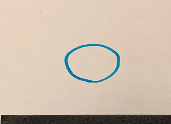
#> input picture proj/firstbox.png, 171 x 124 px
$ python threshold.py
#> lines starting #> are read from the running program, lines starting #| are printed output that depends on the picture
# Python programe to illustrate
# simple thresholding type on an image

# organizing imports
import cv2
import numpy as np

# path to input image is specified and
# image is loaded with imread command
image1 = cv2.imread('firstbox.png') #1st box
#> image1 is the input picture: shape (124, 171, 3); mean B, G, R 173.4, 189.5, 205.4
image1 = cv2.resize(image1, (600, 600))
#> image1: shape (600, 600, 3)

image2 = cv2.imread('secondbox.png') #2nd box
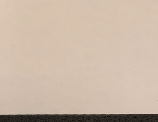
#> input picture proj/secondbox.png, 158 x 122 px
#> image2 is the input picture: shape (122, 158, 3); mean B, G, R 166.8, 183.6, 202.3
image2 = cv2.resize(image2, (600, 600))
#> image2: shape (600, 600, 3)

image3 = cv2.imread('thirdbox.png') #3rd box
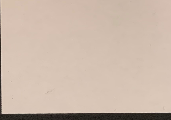
#> input picture proj/thirdbox.png, 171 x 120 px
#> image3 is the input picture: shape (120, 171, 3); mean B, G, R 170, 184.1, 202.7
image3 = cv2.resize(image3, (600, 600))
#> image3: shape (600, 600, 3)

image4 = cv2.imread('fourthbox.png') #4th box
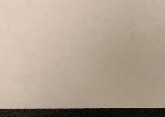
#> input picture proj/fourthbox.png, 165 x 117 px
#> image4 is the input picture: shape (117, 165, 3); mean B, G, R 146, 161.7, 177.1
image4 = cv2.resize(image4, (600, 600))
#> image4: shape (600, 600, 3)

image5 = cv2.imread('fifthbox.png') #5th box
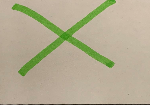
#> input picture proj/fifthbox.png, 150 x 105 px
#> image5 is the input picture: shape (105, 150, 3); mean B, G, R 145.3, 171.7, 178.8
image5 = cv2.resize(image5, (600, 600))
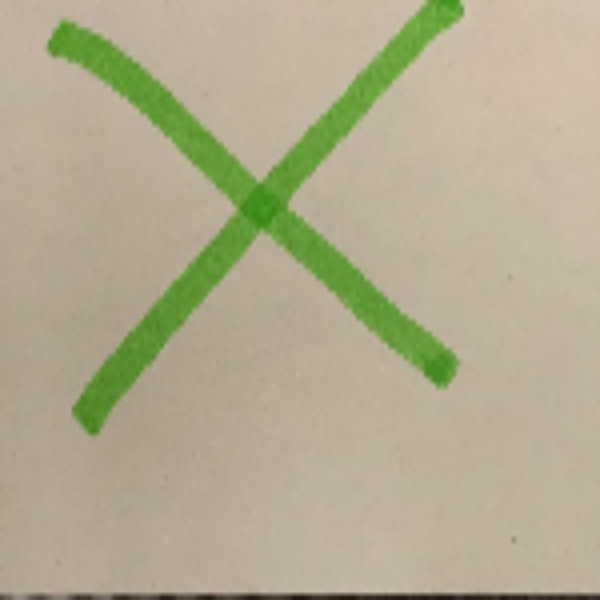
#> image5: shape (600, 600, 3); mean B, G, R 145.2, 171.6, 178.7

image6 = cv2.imread('sixthbox.png') #6th box
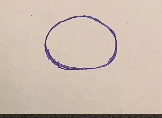
#> input picture proj/sixthbox.png, 162 x 118 px
#> image6 is the input picture: shape (118, 162, 3); mean B, G, R 174.7, 188, 204.7
image6 = cv2.resize(image6, (600, 600))
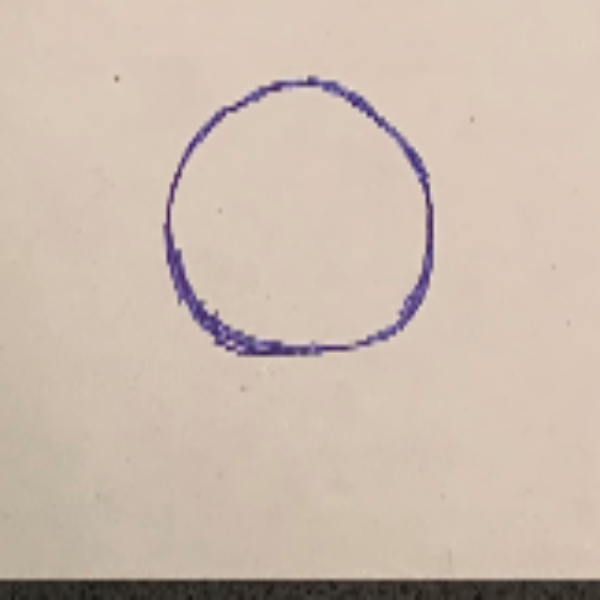
#> image6: shape (600, 600, 3); mean B, G, R 174.6, 187.9, 204.7

image7 = cv2.imread('seventhbox.png') #7th box
#> (the run stopped early here; a loop or call above may not have finished)
